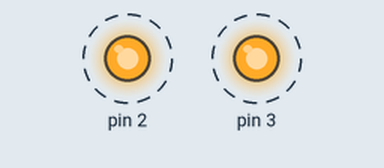
This sketch was run on a simulated Arduino Uno, built with avr-gcc and run on an emulated ATmega328P. On the bench: output pins drawn as LEDs (lit = HIGH). Dashed ring = blinking.

Above: at 0.5 s.
Timing chart, 0 to 4.6 s (numbered marks = the images above):
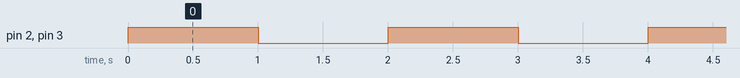

The sketch:

Pinkers.ino
```cpp
void setup() {
  // put your setup code here, to run once:
pinMode(2, OUTPUT);
pinMode(3, OUTPUT);
}

void loop() {
  // put your main code here, to run repeatedly:
digitalWrite(2, HIGH);
digitalWrite(3, HIGH);
delay(1000);
digitalWrite(2, LOW);
digitalWrite(3, LOW);
delay(1000);

}
```

Measured:
- by itself, pin 2, pin 3: alternates HIGH for 1.0 s and LOW for 1.0 s
